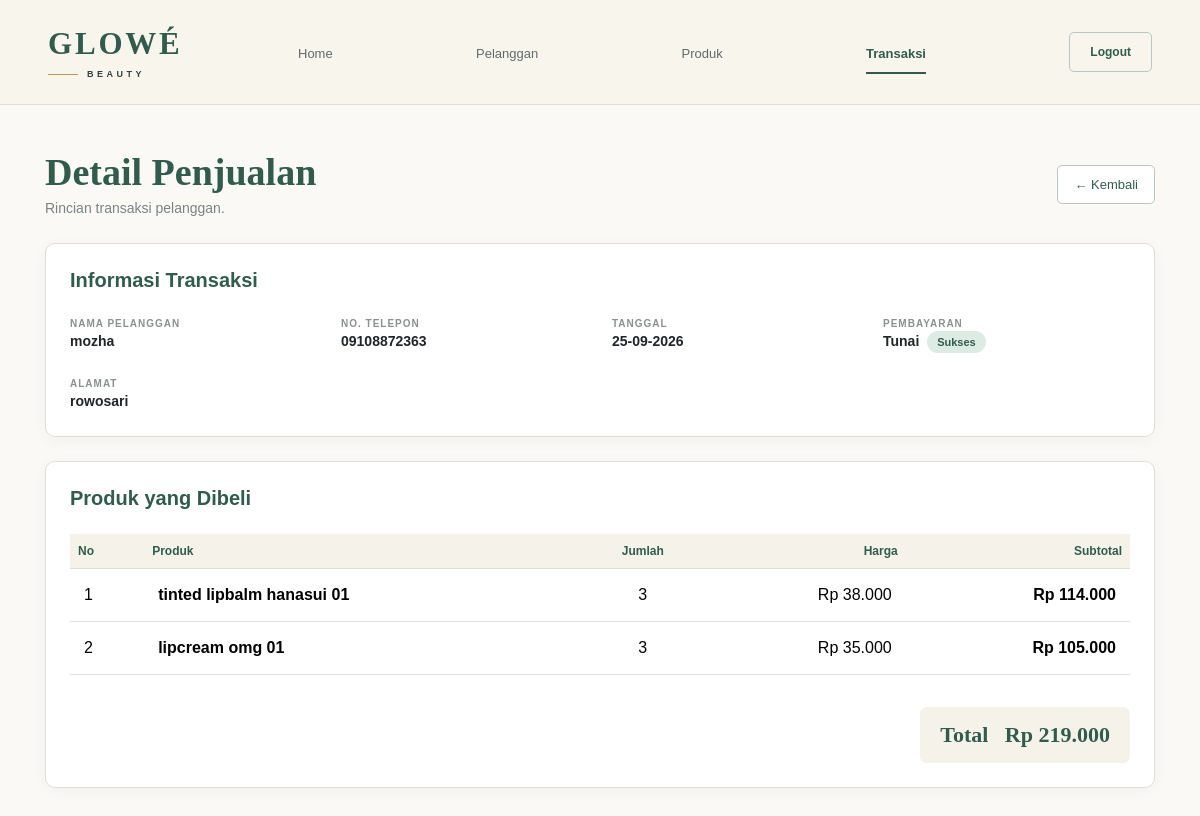
The page /kasir/detail_penjualan.php?id=26 on the database its author committed.
### tables this page shows
CREATE TABLE `penjualan` (
  `id_penjualan` int(11) NOT NULL,
  `id_pelanggan` int(11) NOT NULL,
  `tanggal_penjualan` date NOT NULL,
  `total_harga` decimal(10,2) NOT NULL
);

CREATE TABLE `pelanggan` (
  `id_pelanggan` int(11) NOT NULL,
  `nama_pelanggan` varchar(50) NOT NULL,
  `alamat` text NOT NULL,
  `no_telepon` varchar(20) NOT NULL
);

CREATE TABLE `transaksi` (
  `id_transaksi` int(11) NOT NULL,
  `id_penjualan` int(11) NOT NULL,
  `metode_pembayaran` varchar(20) NOT NULL,
  `status` enum('sukses','dihapus','') NOT NULL,
  `tanggal_transaksi` datetime NOT NULL DEFAULT current_timestamp()
);

CREATE TABLE `detail_penjualan` (
  `id_detail` int(11) NOT NULL,
  `id_penjualan` int(11) NOT NULL,
  `id_produk` int(11) NOT NULL,
  `jumlah` int(255) NOT NULL,
  `harga` decimal(10,2) NOT NULL
);

CREATE TABLE `produk` (
  `id_produk` int(11) NOT NULL,
  `nama_produk` varchar(100) NOT NULL,
  `harga` decimal(10,2) NOT NULL,
  `stok` int(255) NOT NULL
);

### kasir/detail_penjualan.php (the view, shortened to what this page needs)
<?php
include '../koneksi.php';
$id = (int) $_GET['id'];
$q = mysqli_query($koneksi, "
    SELECT p.*, pl.nama_pelanggan, pl.alamat, pl.no_telepon,
           t.metode_pembayaran, t.status
    FROM penjualan p
    JOIN pelanggan pl ON p.id_pelanggan = pl.id_pelanggan
    LEFT JOIN transaksi t ON p.id_penjualan = t.id_penjualan
    WHERE p.id_penjualan = $id
");
$data = mysqli_fetch_assoc($q);
$detail = mysqli_query($koneksi, "
    SELECT d.jumlah, d.harga, pr.nama_produk
    FROM detail_penjualan d
    JOIN produk pr ON d.id_produk = pr.id_produk
    WHERE d.id_penjualan = $id
");
?>
<!DOCTYPE html>
<html lang="id">
<head>
<link href="https://cdn.jsdelivr.net/npm/bootstrap@5.3.3/dist/css/bootstrap.min.css" rel="stylesheet">
</head>
<body>
<nav class="navbar">
<div class="container-fluid px-lg-5">
<div class="navbar-inner">
<a href="index.php" class="logo">
    <div class="logo-main">GLOWÉ</div>
    <div class="logo-bottom">
        <div class="logo-line"></div>
        <div class="logo-sub">BEAUTY</div>
    </div>
</a>
<div class="nav-menu">
    <a href="index.php" class="nav-link-custom">Home</a>
    <a href="pelanggan.php" class="nav-link-custom">Pelanggan</a>
    <a href="produk.php" class="nav-link-custom">Produk</a>
    <a href="transaksi.php" class="nav-link-custom active">Transaksi</a>
    <a href="../logout.php" class="logout"
       onclick="return confirm('Yakin ingin logout?')">Logout</a>
</div>
</div>
</div>
</nav>
<div class="page">
<div class="d-flex justify-content-between align-items-center mb-4">
    <div>
        <h1 class="title mb-1">Detail Penjualan</h1>
        <p class="subtitle mb-0">Rincian transaksi pelanggan.</p>
    </div>
    <a href="transaksi.php" class="btn-back">← Kembali</a>
</div>
<div class="card mb-4">
<div class="card-body p-4">
<h5 class="fw-bold mb-4" style="color:#315C4D;">
    Informasi Transaksi
</h5>
<div class="row g-4">
<div class="col-md-3">
    <div class="label">Nama Pelanggan</div>
    <div class="value">
        <?= htmlspecialchars($data['nama_pelanggan']); ?>
    </div>
</div>
<div class="col-md-3">
    <div class="label">No. Telepon</div>
    <div class="value">
        <?= htmlspecialchars($data['no_telepon']); ?>
    </div>
</div>
<div class="col-md-3">
    <div class="label">Tanggal</div>
    <div class="value">
        <?= date('d-m-Y', strtotime($data['tanggal_penjualan'])); ?>
    </div>
</div>
<div class="col-md-3">
    <div class="label">Pembayaran</div>
    <div class="value">
        <?= htmlspecialchars($data['metode_pembayaran'] ?? 'Tunai'); ?>
        <?php if (($data['status'] ?? '') == 'sukses'): ?>
            <span class="badge-sukses ms-1">Sukses</span>
        <?php endif; ?>
    </div>
</div>
<div class="col-12">
    <div class="label">Alamat</div>
    <div class="value">
        <?= htmlspecialchars($data['alamat']); ?>
    </div>
</div>
</div>
</div>
</div>
<div class="card">
<div class="card-body p-4">
<h5 class="fw-bold mb-4" style="color:#315C4D;">
    Produk yang Dibeli
</h5>
<div class="table-responsive">
<table class="table align-middle">
<thead>
<tr>
    <th>No</th>
    <th>Produk</th>
    <th class="text-center">Jumlah</th>
    <th class="text-end">Harga</th>
    <th class="text-end">Subtotal</th>
</tr>
</thead>
<tbody>
<?php
$no = 1;
while ($row = mysqli_fetch_assoc($detail)):
    $subtotal = $row['jumlah'] * $row['harga'];
?>
<tr>
    <td><?= $no++; ?></td>
    <td class="fw-semibold">
        <?= htmlspecialchars($row['nama_produk']); ?>
    </td>
    <td class="text-center">
        <?= $row['jumlah']; ?>
    </td>
    <td class="text-end">
        Rp <?= number_format($row['harga'],0,',','.'); ?>
    </td>
    <td class="text-end fw-semibold">
        Rp <?= number_format($subtotal,0,',','.'); ?>
    </td>
</tr>
<?php endwhile; ?>
</tbody>
</table>
</div>
<div class="d-flex justify-content-end mt-3">
    <div class="total">
        Total&nbsp;&nbsp; Rp <?= number_format($data['total_harga'],0,',','.'); ?>
    </div>
</div>
</div>
</div>
</div>
</body>
</html>

### kasir/detail_penjualan.php (style rules this page uses)
:root { --ivory:#F8F5ED; --green:#315C4D; --mustard:#B79A55; --line:#E3DED2; --text:#354044; }
body { background:#FAF9F5; color:var(--text); font-family:Arial,sans-serif; }
.navbar { background:var(--ivory); border-bottom:1px solid var(--line); }
.navbar-inner { min-height:88px; display:flex; align-items:center; width:100%; }
.logo { text-decoration:none; display:flex; flex-direction:column; line-height:1; min-width:185px; flex-shrink:0; }
.logo-main { color:var(--green); font:600 31px Georgia,serif; letter-spacing:2.8px; }
.logo-bottom { display:flex; align-items:center; margin-top:8px; }
.logo-line { width:30px; height:1px; background:var(--mustard); margin-right:9px; }
.logo-sub { color:var(--text); font-size:9px; font-weight:700; letter-spacing:3.5px; }
.nav-menu { flex:1; display:flex; align-items:center; justify-content:space-between; margin-left:55px; }
.nav-link-custom { position:relative; color:#606A6D; text-decoration:none; font-size:13px; font-weight:500; padding:34px 10px 31px; white-space:nowrap; }
.nav-link-custom:hover, .nav-link-custom.active { color:var(--green); }
.nav-link-custom.active { font-weight:700; }
.nav-link-custom.active:after { content:""; position:absolute; left:10px; right:10px; bottom:20px; height:2px; background:var(--green); }
.logout { color:var(--green); border:1px solid #B8C8C0; border-radius:5px; padding:10px 20px; text-decoration:none; font-size:12px; font-weight:700; margin-left:10px; }
.page { max-width:1150px; margin:auto; padding:45px 20px; }
.title { color:var(--green); font:600 38px Georgia,serif; }
.subtitle { color:#7A8384; font-size:14px; }
.card { border:1px solid var(--line); border-radius:10px; box-shadow:0 3px 15px rgba(0,0,0,.04); }
.label { color:#8A918F; font-size:10px; font-weight:bold; text-transform:uppercase; letter-spacing:1px; }
.value { font-size:14px; font-weight:600; }
.table thead th { background:#F5F2EA; color:var(--green); font-size:12px; border-bottom:1px solid var(--line); }
.table td { padding:14px; }
.total { background:#F5F2EA; border-radius:7px; padding:15px 20px; color:var(--green); font:600 22px Georgia,serif; }
.btn-back { color:var(--green); border:1px solid #B8C8C0; background:white; padding:9px 16px; border-radius:5px; text-decoration:none; font-size:13px; }
.badge-sukses { background:#DCEBE3; color:var(--green); padding:5px 10px; border-radius:20px; font-size:11px; }

### rows shown on the page
penjualan: id_pelanggan.nama_pelanggan "mozha", id_pelanggan.no_telepon "09108872363", tanggal_penjualan "25-09-2026", transaksi.metode_pembayaran "Tunai", id_pelanggan.alamat "rowosari", total_harga "219.000"
detail_penjualan: id_produk.nama_produk "tinted lipbalm hanasui 01", jumlah "3", harga "38.000", subtotal "114.000"
detail_penjualan: id_produk.nama_produk "lipcream omg 01", jumlah "3", harga "35.000", subtotal "105.000"
